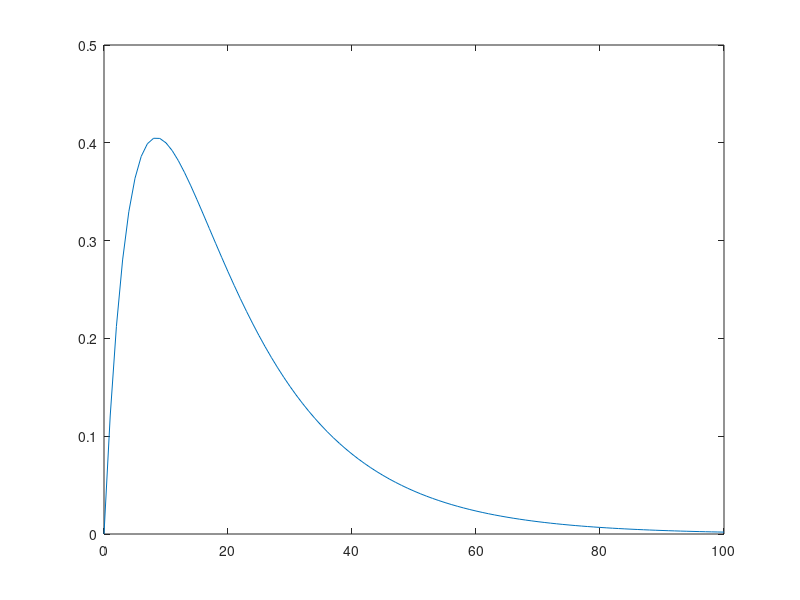
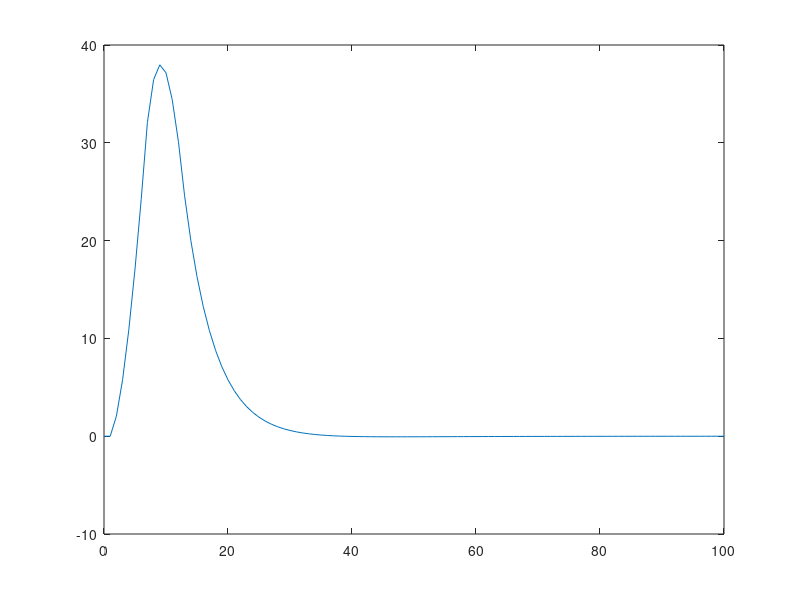

The MATLAB source for these figures, in order:
function main = main
clear
Mass_y=[]; 
Mass_s=[];
tmin=0;    
dt=1;
tmax=100;
t=tmin:dt:tmax;
A=1;
t1=16;
t2=5;
k=6;
l=6;
M=16;
Mass_y=func_y(A,tmin,dt,tmax,t1,t2) 
Mass_s=filter1(A, tmin, dt, tmax, t1, t2, k, l, M) 
plot(t,Mass_y)      
figure;plot(t,Mass_s)   
end

function Mass_y = func_y(A, tmin, dt, tmax, t1, t2)

    Mass_y=[];
    Mass_t=[];
    
for t=tmin:dt:tmax
    if t<0;
    Mass_y=[Mass_y 0];
    else
    Mass_y=[Mass_y A*( exp(-t/t1)-exp(-t/t2) )];
    end 
    Mass_t=[Mass_t t];
end
%Mass_y
end

function s = filter1(A, tmin, dt, tmax, t1, t2, k, l, M)
v=[];
p=[];
r=[];
d=[];
s=[];
s(l+k)=0;
p(l+k)=0;
v=func_y (A,-l-k-1,dt,tmax,t1,t2);          
for n=1+l+k:dt:tmax+1+l+k                   
        d(n)=v(n)-v(n-l)-v(n-k)+v(n-l-k);
        p(n)=p(n-1)+d(n);
        r(n)=p(n)+M*d(n);
        s(n)=s(n-1)+r(n);
end
if tmin<0
     s(1:l+k+1)=[];
end
if tmin>=0
     s(tmin+1:tmin+l+k)=[];
end     
end

